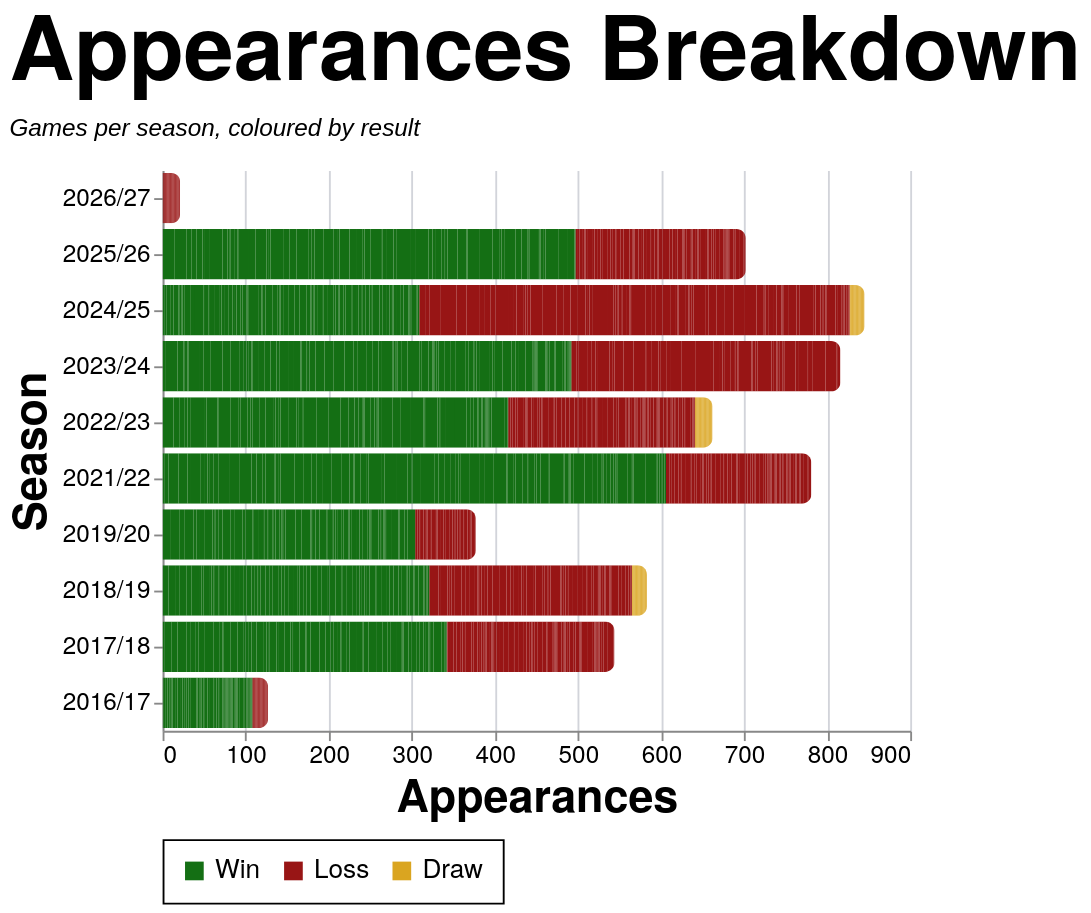

Describe this chart as a Vega-Lite specification.
### Vega-Lite specification from a JSON file in a GitHub repository (floating-point values rounded to 4 significant figures; data arrays with more than 128 entries replaced by an {"elided": "..."} marker saying what was removed)
{"config": {"axis": {"labelFont": "PT Sans Narrow, Helvetica Neue, Helvetica, Arial, sans-serif", "titleFont": "PT Sans Narrow, Helvetica Neue, Helvetica, Arial, sans-serif", "labelFontSize": 13, "titleFontSize": 24, "gridColor": "#202947", "gridOpacity": 0.2, "zindex": 1}, "text": {"font": "Lato, sans-serif"}, "bar": {"cornerRadiusEnd": 5}, "header": {"labelFont": "PT Sans Narrow, Helvetica Neue, Helvetica, Arial, sans-serif", "titleFont": "PT Sans Narrow, Helvetica Neue, Helvetica, Arial, sans-serif", "labelFontSize": 24, "titleFontSize": 28, "labelFontWeight": "bold", "orient": "left"}, "legend": {"labelFont": "PT Sans Narrow, Helvetica Neue, Helvetica, Arial, sans-serif", "titleFont": "PT Sans Narrow, Helvetica Neue, Helvetica, Arial, sans-serif", "labelFontSize": 14, "titleFontSize": 16, "titlePadding": 5, "fillColor": "white", "strokeColor": "black", "padding": 10, "titleFontWeight": "lighter", "titleFontStyle": "italic", "titleColor": "gray", "offset": 10}, "title": {"font": "PT Sans Narrow, Helvetica Neue, Helvetica, Arial, sans-serif", "fontSize": 48, "fontWeight": "bold", "anchor": "start", "align": "center", "titlePadding": 20, "subtitlePadding": 10, "subtitleFontSize": 13, "subtitleColor": "", "subtitleFontStyle": "italic", "offset": 15, "color": "black"}, "axisX": {"labelAngle": 0}, "facet": {"title": null, "header": null, "align": {"row": "each", "column": "each"}, "spacing": 10}, "resolve": {"scale": {"y": "independent", "facet": "independent"}}, "background": "transparent", "scale": {"offsetBandPaddingOuter": 0.2, "offsetBandPaddingInner": 0.1}, "view": {"stroke": null, "background": "transparent"}}, "data": {"name": "data-6f693ce6725030c45bde1a5b85bd17c7"}, "mark": {"type": "bar"}, "encoding": {"color": {"field": "color_value", "legend": {"orient": "bottom", "title": null}, "scale": {"domain": ["Win", "Loss", "Draw"], "range": ["#146f14", "#981515", "goldenrod"]}, "sort": {"field": "sum(apps)", "op": "sum", "order": "descending"}, "type": "nominal"}, "tooltip": [{"field": "player", "title": "Player", "type": "nominal"}, {"field": "season", "title": "Season", "type": "nominal"}, {"field": "color_value", "title": "Group", "type": "nominal"}, {"aggregate": "sum", "field": "apps", "title": "Appearances", "type": "quantitative"}], "x": {"aggregate": "sum", "field": "apps", "title": "Appearances", "type": "quantitative"}, "y": {"field": "season", "sort": {"field": "season_sort", "op": "max", "order": "descending"}, "title": "Season", "type": "nominal"}}, "height": {"step": 30}, "title": {"text": "Appearances Breakdown", "subtitle": "Games per season, coloured by result"}, "width": 400, "$schema": "https://vega.github.io/schema/vega-lite/v5.20.1.json", "datasets": {"data-6f693ce6725030c45bde1a5b85bd17c7": {"elided": "2530 records"}}}
